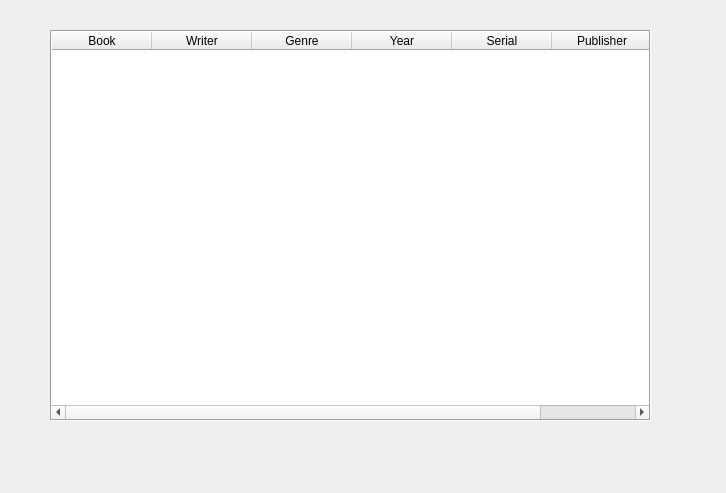
<?xml version="1.0" encoding="UTF-8"?>
<ui version="4.0">
 <class>nash_Dialog3</class>
 <widget class="QDialog" name="nash_Dialog3">
  <property name="geometry">
   <rect>
    <x>0</x>
    <y>0</y>
    <width>726</width>
    <height>493</height>
   </rect>
  </property>
  <property name="windowTitle">
   <string>Library Program</string>
  </property>
  <widget class="QTableWidget" name="tableWidget">
   <property name="geometry">
    <rect>
     <x>50</x>
     <y>30</y>
     <width>601</width>
     <height>391</height>
    </rect>
   </property>
   <property name="frameShape">
    <enum>QFrame::Box</enum>
   </property>
   <property name="editTriggers">
    <set>QAbstractItemView::NoEditTriggers</set>
   </property>
   <property name="gridStyle">
    <enum>Qt::DashDotLine</enum>
   </property>
   <column>
    <property name="text">
     <string>Book</string>
    </property>
   </column>
   <column>
    <property name="text">
     <string>Writer</string>
    </property>
   </column>
   <column>
    <property name="text">
     <string>Genre</string>
    </property>
   </column>
   <column>
    <property name="text">
     <string>Year</string>
    </property>
   </column>
   <column>
    <property name="text">
     <string>Serial</string>
    </property>
   </column>
   <column>
    <property name="text">
     <string>Publisher</string>
    </property>
   </column>
  </widget>
 </widget>
 <resources/>
 <connections/>
</ui>
